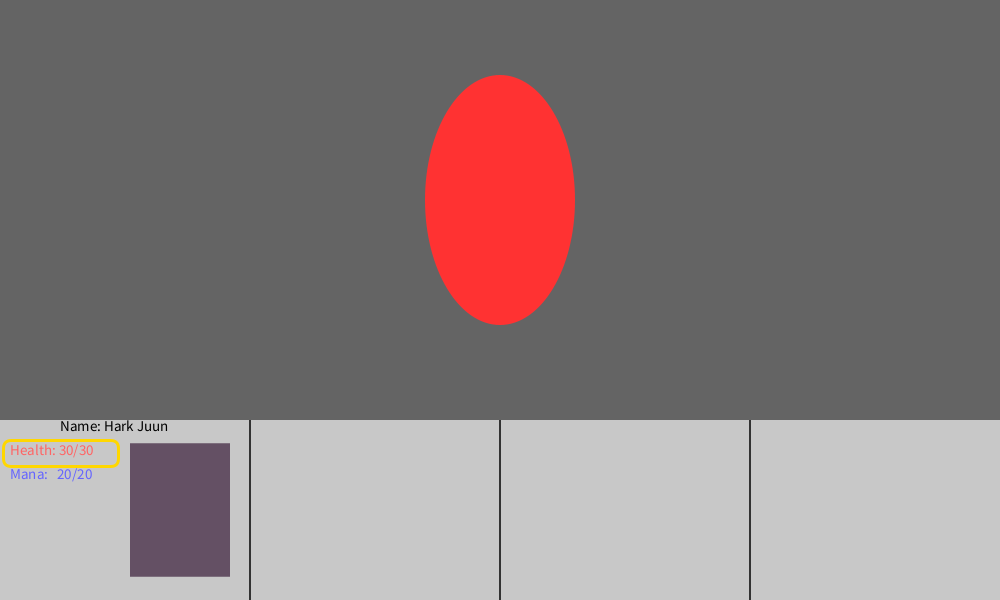
Frame 1 (no input)
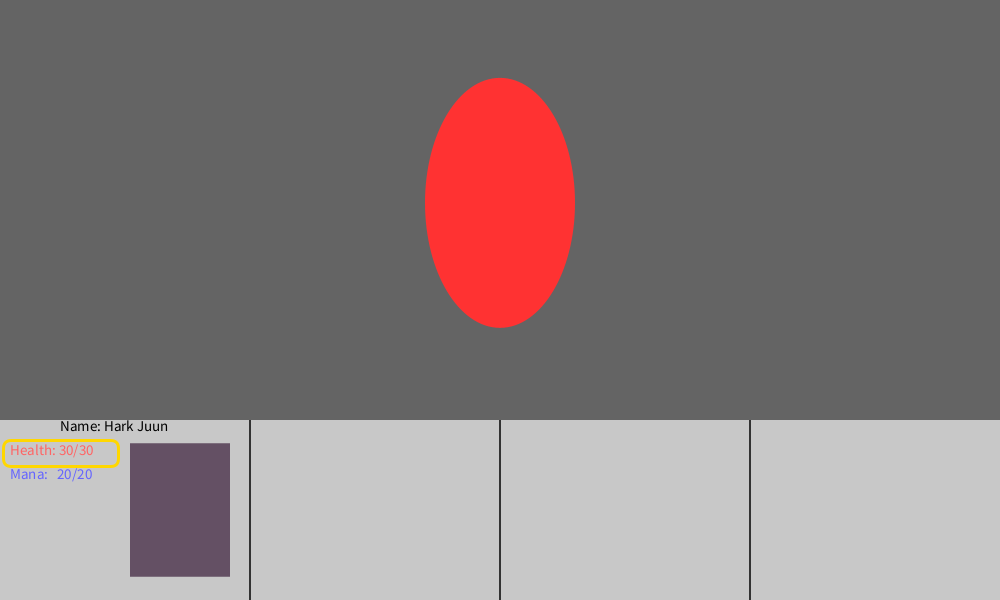
Frame 60 (the mouse pressed at the canvas centre just before this capture)
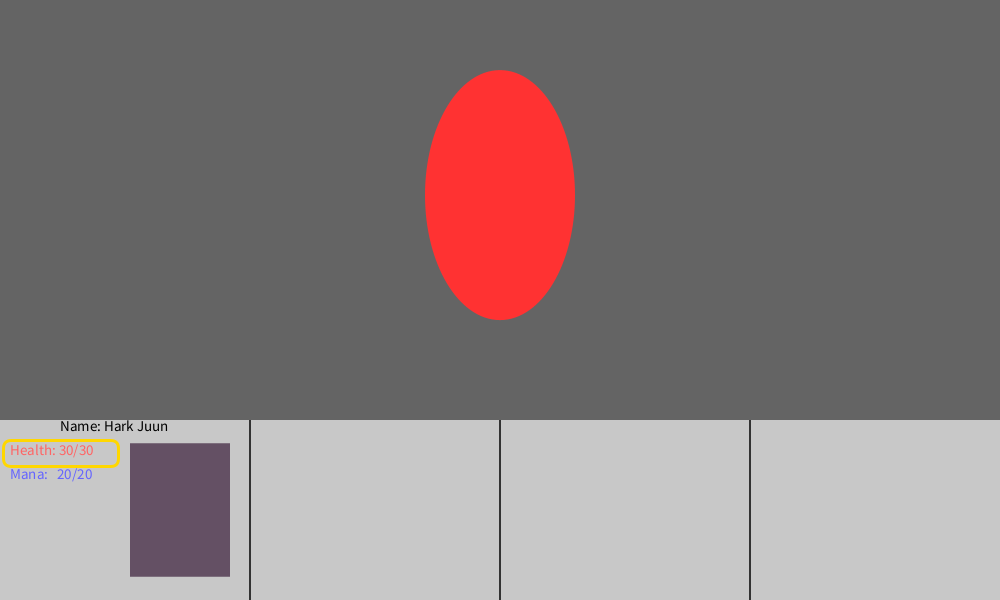
Frame 120 (the mouse held since frame 60 and released just before this capture)

The Processing sketch that drew these frames (run headless with seeded random() and noise(); from frame 60 on, the mouse is pressed at the canvas centre):

// Processing sketch: JRPGPracticeGame
// ── JRPGPracticeGame.pde

String playerName = "Hark Juun";

Character player1;

float floatNumber = 0;

void setup()
{
  size(1000, 600);
  background(100);
  rectMode(CENTER);
  textAlign(LEFT, TOP);
  
  noStroke();
  
  player1 = new Character(playerName, 0);
}

void draw()
{
  background(100);
  drawPlayerInfo();
  
  player1.displayCharacter();
}

void drawPlayerInfo()
{
  fill(200);
  
  rect(width / 2, height - (height * .15), width, (height * .3));
  
  //divisors
  fill(50);
  rect((width * .25), height - (height * .15), 2, (height * .3));
  rect((width * .50), height - (height * .15), 2, (height * .3));
  rect((width * .75), height - (height * .15), 2, (height * .3));
  
  // enemys
  fill(255, 50, 50);
  ellipse(width / 2, 200 + (sin(floatNumber) * 15), 150, 250);
  
  // texts
  textSize(15);
  

  
  floatNumber += .05;
  
  if (floatNumber >= TWO_PI)
  {
    floatNumber = 0;
  }
}
// ── Ability.pde
class Ability
{
  Ability()
  {
    
  }
  
  
}
// ── Character.pde
class Character
{
  boolean characterTurn;
  
  String characterName;
  int characterNumber;
  int characterMaxHealth;
  int characterCurrentHealth;
  int characterMaxMana;
  int characterCurrentMana;
  int characterType;
  
  float characterNameXPos;
  float characterNameYPos;
  float characterHealthXPos;
  float characterHealthYPos;
  float characterManaXPos;
  float characterManaYPos;
  float characterPortraitXPos;
  float characterPortraitYPos;
 
  ArrayList<Ability> abilities;
  
  Character(String charName, int charNum)
  {
    this.characterTurn = true;
    
    this.characterName = charName;
    this.characterNumber = charNum;
    this.characterMaxHealth = (int(random(2, 5)) * 10);
    this.characterCurrentHealth = characterMaxHealth;
    this.characterMaxMana = (int(random(2, 5)) * 10);
    this.characterCurrentMana = characterMaxMana;
    this.characterType = 0;
    
    this.characterNameXPos = (width * .06) + (width / 2 * characterNumber);
    this.characterNameYPos = (height * .70);
    this.characterHealthXPos = (width * .01) + (width / 2 * characterNumber);
    this.characterHealthYPos = (height * .74);
    this.characterManaXPos = (width * .01) + (width / 2 * characterNumber);
    this.characterManaYPos = (height * .78);
    this.characterPortraitXPos = (width * .18) + (width / 2 * characterNumber);
    this.characterPortraitYPos = (height * .85);
    
    //ArrayList<Ability> abilities;
  }
  
  void displayCharacter()
  {
    // portrait
    fill(100, 80, 100);
    rect(characterPortraitXPos, characterPortraitYPos, (width * .10), (height * .2225));
    
    fill(0);
    text("Name: " + characterName, characterNameXPos, characterNameYPos);
  
    fill(255, 100, 100);
    text("Health: " + characterCurrentHealth + "/" + characterMaxHealth, characterHealthXPos, characterHealthYPos);
    
    fill(100, 100, 255);
    text("Mana:   " + characterCurrentMana + "/" + characterMaxMana, characterManaXPos, characterManaYPos);
    isCharacterTurn();
  }
  
  void isCharacterTurn()
  {
    if (characterTurn)
    {
      strokeWeight(3);
      stroke(#FFD700);
      fill(0, 0, 0, 0);
      rect(characterNameXPos + 1, characterNameYPos + 33, 115, 26, 8, 8, 8, 8);

      noStroke();
      
    }
  }
  
}
